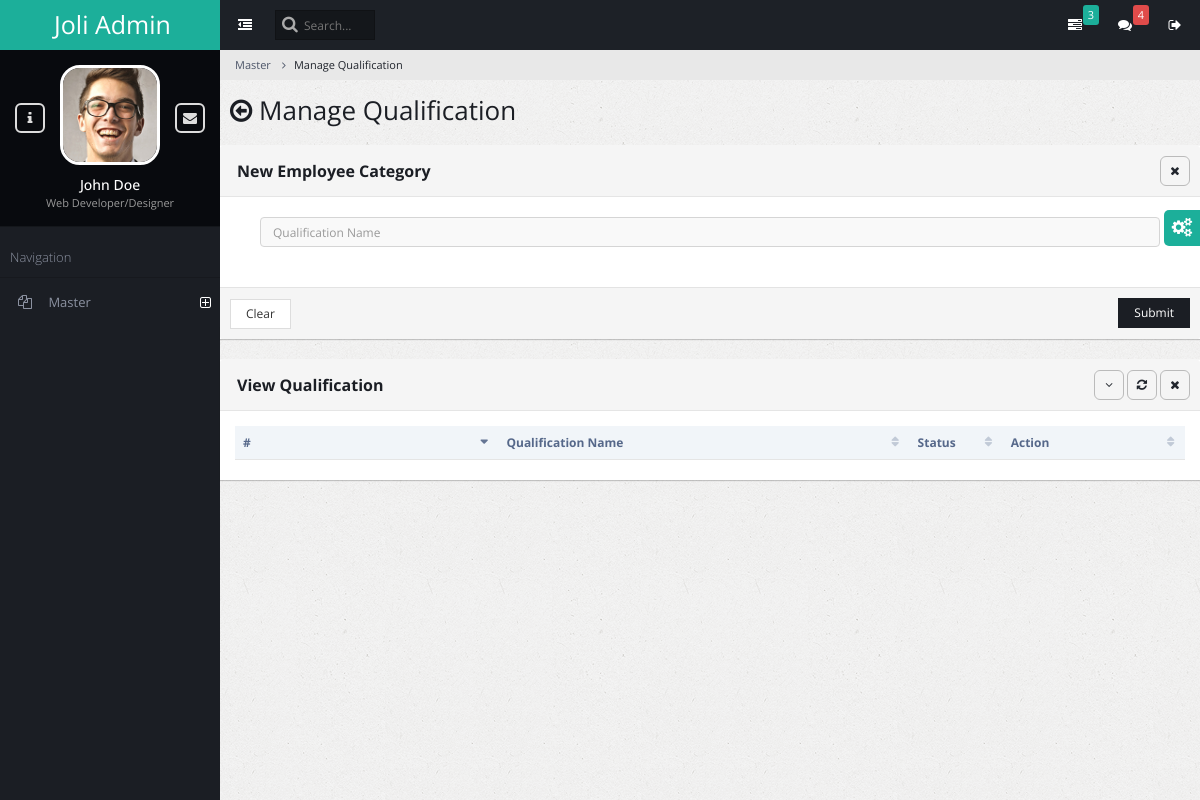
/ad_qualification_manage, run on an earlier commit of the app's database.
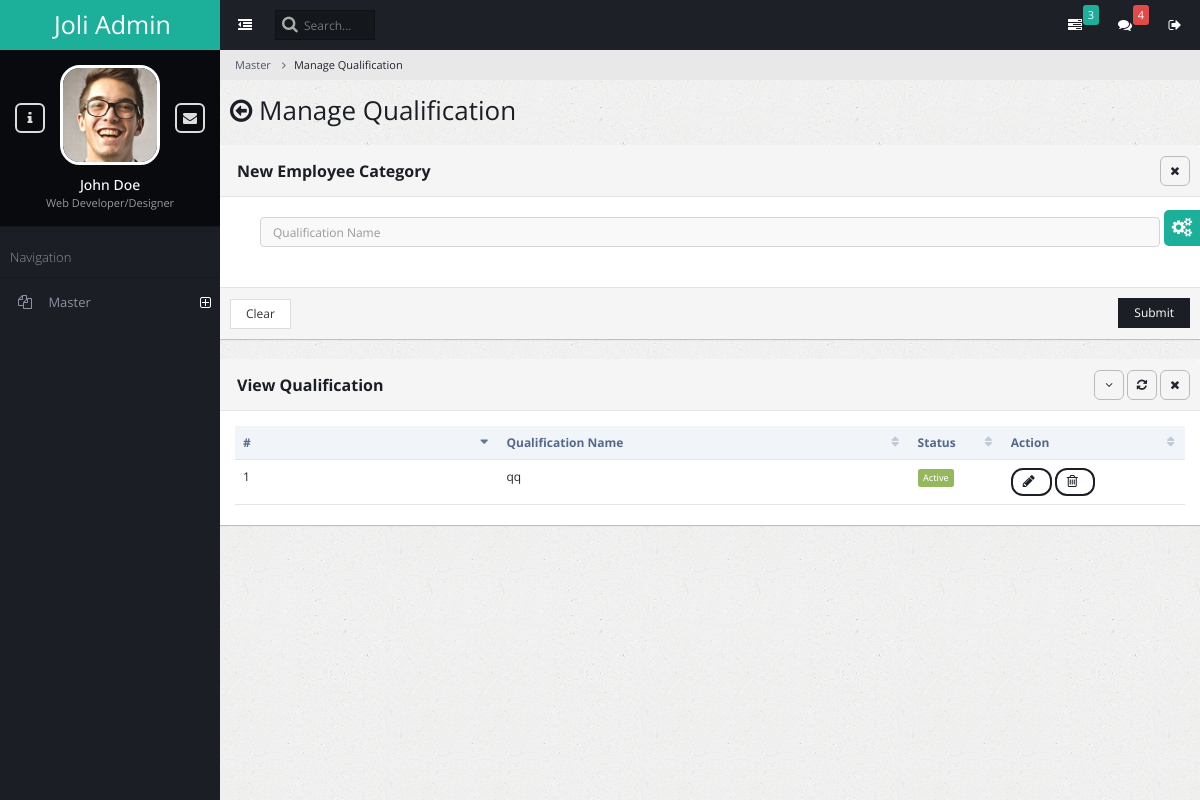
And on a later commit of the database.
### admin_master/models.py (models this page shows)
class AmsQualification(models.Model):
    qualification_name = models.CharField(max_length=150)
    status = models.BooleanField(default=True)

### admin_master/views.py (the view, shortened to what this page needs)
# urls.py: path('ad_qualification_manage',views.admin_qualification_manage,name="admin_qualification_manage"),
def admin_qualification_manage(request):
    ams_qualifications = AmsQualification.objects.all()
    return render(request, 'admin_master_qualification_manage.html', {'ams_qualifications': ams_qualifications})

### admin_master/templates/admin_master_qualification_manage.html (shortened to what this page needs)
{% extends "base.html" %}
{% block content %}
<ul class="breadcrumb">
    <li><a href="#">Master</a></li>
    <li class="active">Manage Qualification</li>
</ul>
<div class="content-frame-top">
    <div class="page-title">
        <h2><span class="fa fa-arrow-circle-o-left"></span> Manage Qualification</h2>
    </div>
</div>
<form method="post" action="{% url 'admin_qualification_manage' %}">
<div class="panel panel-default">
    <div class="panel-heading ui-draggable-handle">
        <h1 class="panel-title"><strong></strong><b>New Employee Category</b></h1>
        <ul class="panel-controls">
            <li><a href="#" class="panel-remove"><span class="fa fa-times"></span></a></li>
        </ul>
    </div>
    <div class="panel-body">
        <div class="block">
            <div class="col-md-12">
                <div>
                    <input type="text" placeholder="Qualification Name" name="qualification_name" required class="form-control">
                </div>
            </div>
        </div>
    </div>
    <div class="panel-footer">
        <input type="reset" class="btn btn-default" value="Clear">
        <button class="btn btn-primary pull-right">Submit</button>
    </div>
</div>
</form>
<div class="panel panel-default">
    <div class="panel-heading ui-draggable-handle">
        <h1 class="panel-title"><b>View Qualification</b></h1>
        <ul class="panel-controls">
            <li><a href="#" class="panel-collapse"><span class="fa fa-angle-down"></span></a></li>
            <li><a href="#" class="panel-refresh"><span class="fa fa-refresh"></span></a></li>
            <li><a href="#" class="panel-remove"><span class="fa fa-times"></span></a></li>
        </ul>
    </div>
    <div class="panel-body">
        <table class="table datatable dataTable no-footer" id="DataTables_Table_0" role="grid" aria-describedby="DataTables_Table_0_info">
            <thead>
                <tr role="row"><th class="sorting_asc" tabindex="0" aria-controls="DataTables_Table_0" rowspan="1" colspan="1" aria-sort="ascending" aria-label="Name: activate to sort column ascending" style="width: 198px;">#</th><th class="sorting" tabindex="0" aria-controls="DataTables_Table_0" rowspan="1" colspan="1" aria-label="Position: activate to sort column ascending" style="width: 309px;">Qualification Name</th><th class="sorting" tabindex="0" aria-controls="DataTables_Table_0" rowspan="1" colspan="1" aria-label="Age: activate to sort column ascending" style="width: 70px;">Status</th><th class="sorting" tabindex="0" aria-controls="DataTables_Table_0" rowspan="1" colspan="1" aria-label="Start date: activate to sort column ascending" style="width: 137px;">Action</th></tr>
            </thead>
            <tbody>
                {% for ams_qualification in ams_qualifications %}
                <tr>
                    <td>{{ forloop.counter }}</td>
                    <td>{{ ams_qualification.qualification_name }}</td>
                    <td>
                        {% if ams_qualification.status %}
                            <span class="label label-success">Active</span>
                        {% else %}
                            <span class="label label-danger">Deactive</span>
                        {% endif %}
                    </td>
                    <td>
                        <button class="btn btn-primary btn-rounded" data-toggle="modal" data-target="#modal_basic">
                            <span class="fa fa-pencil"></span>
                        </button>
                        <button class="btn btn-primary btn-rounded" onClick="delete_row('trow_{{ forloop.counter }}');">
                            <span class="fa fa-trash-o"></span>
                        </button>
                    </td>
                </tr>
                {% endfor %}
            </tbody>
        </table>
    </div>
</div>
{% endblock content %}

What changed in the data, as far as the page shows it:
added AmsQualification: qualification_name "qq", status "Active"
